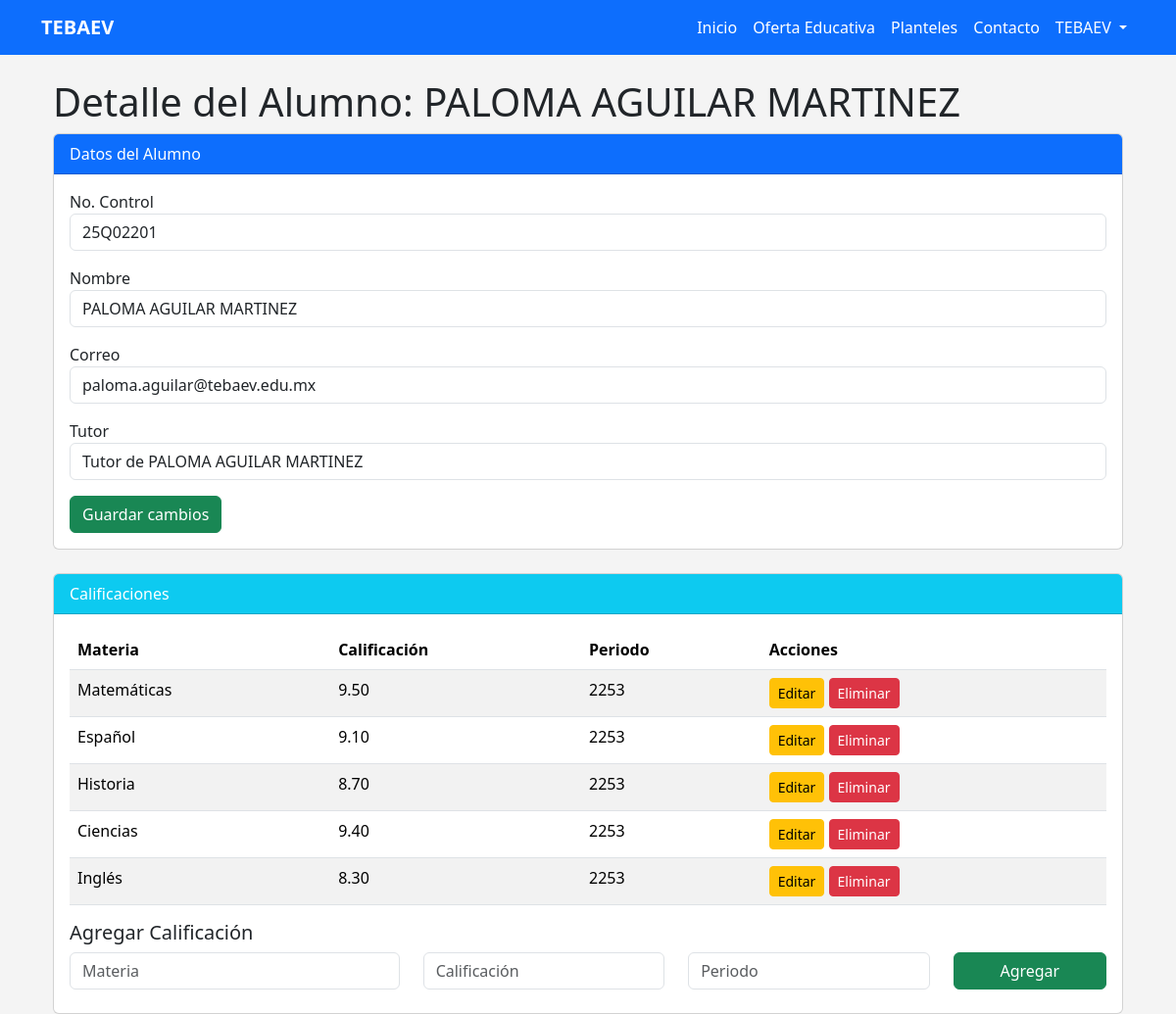
The page /docente/alumno/25Q02201/ on the database its author committed.
### inicio/models.py (models this page shows, shortened)
class Alumno(models.Model):
    no_control = models.CharField(max_length=20, unique=True)
    nombre = models.CharField(max_length=200)
    modalidad = models.CharField(max_length=50, blank=True, null=True)
    plan_estudios = models.CharField(max_length=100, default="TEBAEV-2024")
    modulo_especialidad = models.CharField(max_length=50, blank=True, null=True)
    creditos_acumulados = models.DecimalField(max_digits=5, decimal_places=1, default=0.0)
    situacion_vigencia = models.CharField(max_length=50, blank=True, null=True)
    periodo_ingreso = models.CharField(max_length=20, blank=True, null=True)
    periodos_convalidados = models.IntegerField(default=0)
    periodo_actual = models.CharField(max_length=20, blank=True, null=True)
    clave_curp = models.CharField(max_length=20, blank=True, null=True)
    fecha_nacimiento = models.DateField(blank=True, null=True)
    calle = models.CharField(max_length=100, blank=True, null=True)
    numero = models.CharField(max_length=10, blank=True, null=True)
    colonia = models.CharField(max_length=50, blank=True, null=True)
    ciudad = models.CharField(max_length=50, blank=True, null=True)
    cp = models.CharField(max_length=10, blank=True, null=True)
    telefono_domicilio = models.CharField(max_length=20, blank=True, null=True)
    telefono_celular = models.CharField(max_length=20, blank=True, null=True)
    correo = models.EmailField()
    escuela_procedencia = models.CharField(max_length=200, blank=True, null=True)
    tutor = models.CharField(max_length=200, blank=True, null=True)
    contraseña = models.CharField(max_length=50, null=True, blank=True)
    avatar = models.ImageField(upload_to='avatars/', null=True, blank=True)

class Calificacion(models.Model):
    alumno = models.ForeignKey(Alumno, on_delete=models.CASCADE, related_name="calificaciones")
    materia = models.CharField(max_length=100)
    calificacion = models.DecimalField(max_digits=5, decimal_places=2)
    periodo = models.CharField(max_length=20)

### inicio/views.py (the view)
# urls.py: path('docente/alumno/<str:no_control>/', views.detalle_alumno_docente, name='detalle_alumno_docente'),
def detalle_alumno_docente(request, no_control):
    alumno = Alumno.objects.get(no_control=no_control)
    calificaciones = alumno.calificaciones.all()
    return render(request, "detalle_alumno_docente.html", {
        "alumno": alumno,
        "calificaciones": calificaciones
    })

### templates/detalle_alumno_docente.html (shortened to what this page needs)
{% extends "base.html" %}
{% block content %}
<div class="container mt-4">
    <h1>Detalle del Alumno: {{ alumno.nombre }}</h1>
    <div class="card mb-4">
        <div class="card-header bg-primary text-white">Datos del Alumno</div>
        <div class="card-body">
            <form method="POST">
                <div class="mb-3">
                    <label>No. Control</label>
                    <input type="text" class="form-control" name="no_control" value="{{ alumno.no_control }}" required>
                </div>
                <div class="mb-3">
                    <label>Nombre</label>
                    <input type="text" class="form-control" name="nombre" value="{{ alumno.nombre }}" required>
                </div>
                <div class="mb-3">
                    <label>Correo</label>
                    <input type="email" class="form-control" name="correo" value="{{ alumno.correo }}" required>
                </div>
                <div class="mb-3">
                    <label>Tutor</label>
                    <input type="text" class="form-control" name="tutor" value="{{ alumno.tutor }}">
                </div>
                <button type="submit" class="btn btn-success">Guardar cambios</button>
            </form>
        </div>
    </div>
    <div class="card">
        <div class="card-header bg-info text-white">Calificaciones</div>
        <div class="card-body">
            <table class="table table-striped">
                <thead>
                    <tr>
                        <th>Materia</th>
                        <th>Calificación</th>
                        <th>Periodo</th>
                        <th>Acciones</th>
                    </tr>
                </thead>
                <tbody>
                    {% for cal in calificaciones %}
                    <tr>
                        <td>{{ cal.materia }}</td>
                        <td>{{ cal.calificacion }}</td>
                        <td>{{ cal.periodo }}</td>
                        <td>
                            <a href="{% url 'editar_calificacion' cal.id %}" class="btn btn-sm btn-warning">Editar</a>
                            <a href="{% url 'eliminar_calificacion' cal.id %}"
                               class="btn btn-sm btn-danger"
                               onclick="return confirm('¿Seguro que deseas eliminar esta calificación?');">
                                Eliminar
                            </a>
                        </td>
                    </tr>
                    {% endfor %}
                </tbody>
            </table>
            <h5>Agregar Calificación</h5>
            <form method="POST" action="{% url 'agregar_calificacion' alumno.no_control %}">
                <div class="row">
                    <div class="col-md-4 mb-2">
                        <input type="text" class="form-control" name="materia" placeholder="Materia" required>
                    </div>
                    <div class="col-md-3 mb-2">
                        <input type="number" step="0.01" class="form-control" name="calificacion" placeholder="Calificación" required>
                    </div>
                    <div class="col-md-3 mb-2">
                        <input type="text" class="form-control" name="periodo" placeholder="Periodo" required>
                    </div>
                    <div class="col-md-2 mb-2">
                        <button class="btn btn-success w-100">Agregar</button>
                    </div>
                </div>
            </form>
        </div>
    </div>
</div>
{% endblock %}

### estilos.css (style rules this page uses)
body { background: #f4f4f4; }

### rows shown on the page
Alumno: nombre "PALOMA AGUILAR MARTINEZ", no_control "25Q02201", correo "paloma.aguilar@tebaev.edu.mx", tutor "Tutor de PALOMA AGUILAR MARTINEZ"
Calificacion: materia "Matemáticas", calificacion "9.50", periodo "2253"
Calificacion: materia "Español", calificacion "9.10", periodo "2253"
Calificacion: materia "Historia", calificacion "8.70", periodo "2253"
Calificacion: materia "Ciencias", calificacion "9.40", periodo "2253"
Calificacion: materia "Inglés", calificacion "8.30", periodo "2253"
